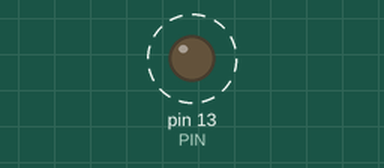
The sketch below on a simulated Arduino Uno, built with avr-gcc and run on an emulated ATmega328P. Parts: output pins drawn as LEDs (lit = HIGH). Dashed ring = blinking.

Above: at 0.5 s.
Timing chart, 0 to 4.6 s (numbered marks = the images above):
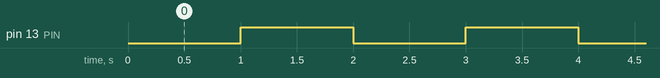

The sketch:

try.ino
```cpp
#define PIN 13

int LED = LOW;
long remember_time = 0;

void setup() {
  pinMode(PIN, OUTPUT);
  digitalWrite(PIN, LED);
}

void loop() {
  if (millis() - remember_time >= 1000) {
    remember_time = millis();
    if (LED == HIGH) {
      digitalWrite(PIN, LOW);
      LED = LOW;
    }

    else {
      digitalWrite(PIN, HIGH);
      LED = HIGH;
    }
  }
}
```

Measured:
- by itself, pin 13 (PIN): alternates HIGH for 1.0 s and LOW for 1.0 s
